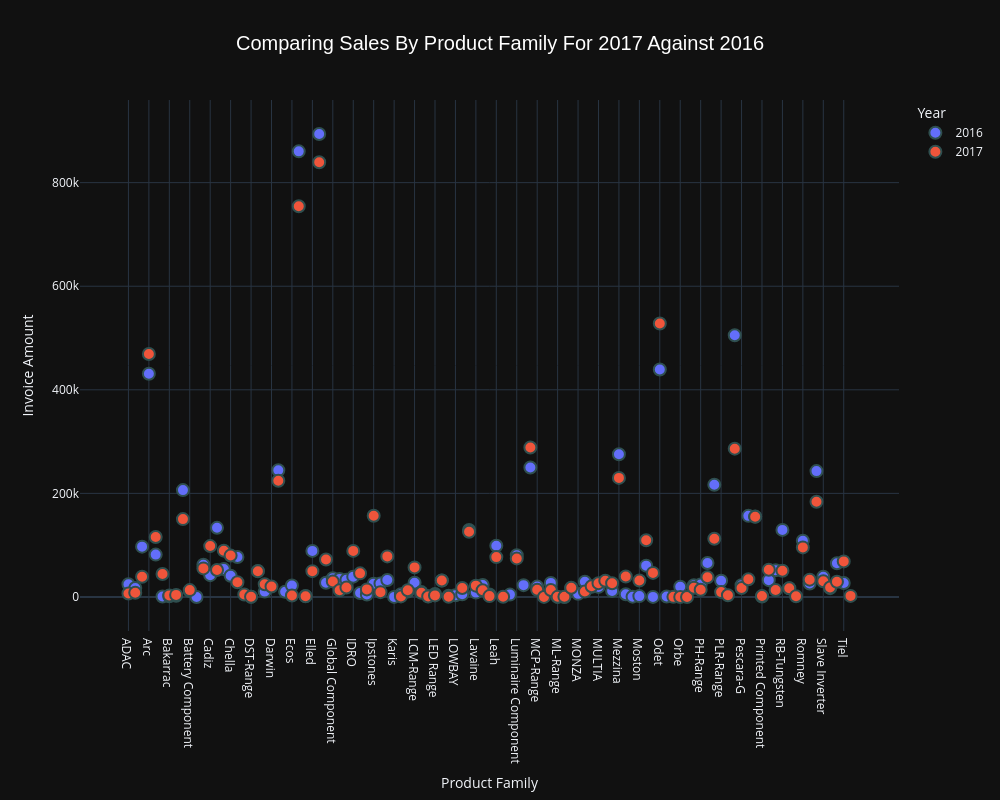

The notebook cell this image was saved under:
### Markdown cell above
## Hypothesis 7: What Was The Sales By Product Family For Last The Two Years?

### Code cell
#what was the sales by product family for last the two years?
intStartYear = dfSales_DataSet_Work["Year"].max() -1
intEndYear = dfSales_DataSet_Work["Year"].max()

#filter DataFrame for last 12 months
dfSales_DataSet_Filtered = dfSales_DataSet_Work[dfSales_DataSet_Work["Year"] >= dfSales_DataSet_Work["Year"].max() -1]

#remove zero/negative amounts
dfSales_DataSet_Filtered  = dfSales_DataSet_Filtered [dfSales_DataSet_Filtered ["InvoiceAmt"] > 0]

#sort by year
dfSales_DataSet_Filtered = dfSales_DataSet_Filtered.sort_values(by=["Year"], ascending=[True])

#group by CustomerID and get sum of InvoiceAmt
dfSales_DataSet_Filtered = (
    dfSales_DataSet_Filtered
    .groupby(["Year", "ProductFamily"])["InvoiceAmt"]
    .sum()
    .reset_index()
)

#print first 3 dataframes in each column 
dfSales_DataSet_Temp = dfSales_DataSet_Filtered.loc[ dfSales_DataSet_Filtered["Year"].isin([intStartYear, intEndYear]),
                                    ["Year", "ProductFamily", "InvoiceAmt"] ]    
#convert year to string
dfSales_DataSet_Temp = dfSales_DataSet_Temp.astype({"Year": str})
        
fig = px.scatter(
    dfSales_DataSet_Temp,
    x="ProductFamily",
    y="InvoiceAmt",
    color="Year",
    height=800,
    width=1000,
    title=f"Comparing Sales By Product Family For {intEndYear} Against {intStartYear}"
)

plt.style.use("dark_background")
#from chatGPT
fig.update_xaxes(type="category", categoryorder="category ascending")
#end from chatGPT
fig.update_layout(xaxis_title="Product Family", yaxis_title="Invoice Amount", template="plotly_dark") 
fig.update_layout(
    title_x=0.5,
    title_font=dict(size=20, family="Arial", color="white")
)

#make so dots on plot are more readable
fig.update_traces(marker=dict(size=12, line=dict(width=2, color='DarkSlateGrey')), selector=dict(mode='markers'))
fig.show()

print("Sales By Product Family For Last The Two Years")
print("=" * len("Sales By Product Family For Last The Two Years"))
dfSales_DataSet_Filtered

### Figure 1 — Plotly figure (JSON) as saved in the notebook; plotly's stock layout.template omitted (floating-point values rounded to 4 significant figures)
{"data": [{"hovertemplate": "Year=2016<br>ProductFamily=%{x}<br>InvoiceAmt=%{y}<extra></extra>", "legendgroup": "2016", "marker": {"color": "#636efa", "line": {"color": "DarkSlateGrey", "width": 2}, "size": 12, "symbol": "circle"}, "mode": "markers", "name": "2016", "orientation": "v", "showlegend": true, "type": "scatter", "x": ["ADAC", "AM(Pals)", "Accessories", "Arc", "Arrian", "Arriled", "Bakarrac", "Baleni", "Batteries", "Battery Component", "Batton", "Bewdley", "Cadiz", "Calabor", "Calabor EX", "Chella", "Conversion", "DST-Range", "Dalby", "Dart", "Dyode", "ECOSTAR", "Ecos", "Eden", "Electronic Component", "Elled", "Fire Product", "Geneva", "Global Component", "HPDC range", "Holt", "IDRO", "Import", "Iona", "Ipstones", "Jaro", "Kandel", "Karis", "Kehled", "Kerriled", "LCM-Range", "LDY-Range", "LEAH", "LED Range", "LENS", "LL-Range", "LOWBAY", "LVR-Range", "Larino", "Lavaine", "Layos", "Lead Acid Charger", "Leah", "Loutra", "Luminaire Component", "Lumino", "M-Range", "MCP-Range", "MINISINE", "ML-Range", "MLR-Range", "MOA", "MONZA", "MS-Range", "MT5-Range", "MULTIA", "Meled", "Mezzina", "Mierlo", "Modra", "Moston", "Napoli", "Neath", "Odet", "Odet Deluxe", "Orbe", "P-Range", "PH-Range", "PHR-Range", "PL-Range", "PLR-Range", "Pescara", "Pescara-G", "Petina", "Pico", "Printed Component", "R-Range", "RB-Range", "RB-Tungsten", "Retz", "Romney", "Rota", "Savona", "Slave Inverter", "Starters", "TIEL", "Tiel"], "xaxis": "x", "y": [24690.0, 17330.0, 97190.0, 431100.0, 81820.0, 899.7, 1300.0, 2269.0, 206400.0, 11400.0, 89.7, 62350.0, 42130.0, 133500.0, 54030.0, 41090.0, 77170.0, 266.5, 50370.0, 10400.0, 244800.0, 10100.0, 22200.0, 860400.0, 1823.0, 88990.0, 893800.0, 27450.0, 36310.0, 34600.0, 33390.0, 39230.0, 7635.0, 4738.0, 25760.0, 25980.0, 32890.0, 160.8, 5362.0, 10420.0, 27560.0, 9436.0, 1181.0, 5619.0, 31870.0, 2487.0, 3393.0, 5145.0, 129500.0, 8461.0, 23000.0, 4917.0, 99030.0, 4617.0, 80460.0, 22860.0, 250000.0, 20040.0, 27230.0, 107.8, 55.29, 16870.0, 6027.0, 29260.0, 19570.0, 19470.0, 11700.0, 275700.0, 5302.0, 600.5, 1723.0, 60530.0, 155.2, 439300.0, 1035.0, 19630.0, 22530.0, 23950.0, 65690.0, 216600.0, 31420.0, 505400.0, 22780.0, 156600.0, 155200.0, 841.6, 32510.0, 51600.0, 129500.0, 16810.0, 108600.0, 25890.0, 243000.0, 39090.0, 17020.0, 65190.0, 27120.0], "yaxis": "y"}, {"hovertemplate": "Year=2017<br>ProductFamily=%{x}<br>InvoiceAmt=%{y}<extra></extra>", "legendgroup": "2017", "marker": {"color": "#EF553B", "line": {"color": "DarkSlateGrey", "width": 2}, "size": 12, "symbol": "circle"}, "mode": "markers", "name": "2017", "orientation": "v", "showlegend": true, "type": "scatter", "x": ["ADAC", "AM(Pals)", "Accessories", "Arc", "Arrian", "Arriled", "Bakarrac", "Baleni", "Batteries", "Battery Component", "Bewdley", "Cadiz", "Calabor", "Calabor EX", "Chella", "Conversion", "D-MET", "DST-Range", "Dalby", "Dart", "Darwin", "Dyode", "Ecos", "Eden", "Electronic Component", "Elled", "Fire Product", "Geneva", "Global Component", "HPDC range", "Holt", "IDRO", "Import", "Iona", "Ipstones", "Jaro", "Kandel", "Kehled", "Kerriled", "LCM-Range", "LDY-Range", "LEAH", "LED Range", "LENS", "LL-Range", "LVR-Range", "Larino", "Lavaine", "Layos", "Lead Acid Charger", "Leah", "Ledrada", "Luminaire Component", "M-Range", "MCP-Range", "MH-Range", "MINISINE", "ML-Range", "MLR-Range", "MOA", "MS-Range", "MT5-Range", "MULTIA", "Melby", "Meled", "Mezzina", "Mierlo", "Moston", "Napoli", "Neath", "Odet", "Olten", "Orbe", "Ordbey", "P-Range", "PH-Range", "PHR-Range", "PL-Range", "PLR-Range", "Paloma", "Pescara", "Pescara-G", "Petina", "Pico", "Printed Component", "R-Range", "RB-Range", "RB-Tungsten", "Retz", "Riva", "Romney", "Rota", "Savona", "Slave Inverter", "Starters", "TIEL", "Tiel", "paloma"], "xaxis": "x", "y": [6730.0, 8054.0, 38910.0, 469100.0, 115900.0, 44390.0, 3034.0, 3987.0, 150400.0, 13240.0, 55220.0, 98280.0, 52150.0, 89410.0, 79940.0, 28490.0, 4920.0, 364.8, 49810.0, 24540.0, 20320.0, 224400.0, 2928.0, 754500.0, 1546.0, 49890.0, 839400.0, 72510.0, 30040.0, 13120.0, 18170.0, 89000.0, 45610.0, 14680.0, 156800.0, 9341.0, 78340.0, 1070.0, 13060.0, 57100.0, 8225.0, 790.0, 3073.0, 31950.0, 553.0, 17200.0, 125900.0, 21880.0, 12850.0, 1674.0, 76980.0, 417.6, 74440.0, 288700.0, 13950.0, 112.5, 13330.0, 276.5, 319.6, 17790.0, 10660.0, 20590.0, 26660.0, 31340.0, 26510.0, 229900.0, 39500.0, 31690.0, 109400.0, 46460.0, 528000.0, 272.5, 86.03, 54.25, 17750.0, 13990.0, 37970.0, 112300.0, 9409.0, 3398.0, 286400.0, 17240.0, 34230.0, 155000.0, 1795.0, 52550.0, 13520.0, 50780.0, 16780.0, 1340.0, 95760.0, 33430.0, 183900.0, 30370.0, 18280.0, 29270.0, 68670.0, 2108.0], "yaxis": "y"}], "layout": {"height": 800, "legend": {"title": {"text": "Year"}, "tracegroupgap": 0}, "title": {"font": {"color": "white", "family": "Arial", "size": 20}, "text": "Comparing Sales By Product Family For 2017 Against 2016", "x": 0.5}, "width": 1000, "xaxis": {"anchor": "y", "categoryorder": "category ascending", "domain": [0, 1], "title": {"text": "Product Family"}, "type": "category"}, "yaxis": {"anchor": "x", "domain": [0, 1], "title": {"text": "Invoice Amount"}}}}
